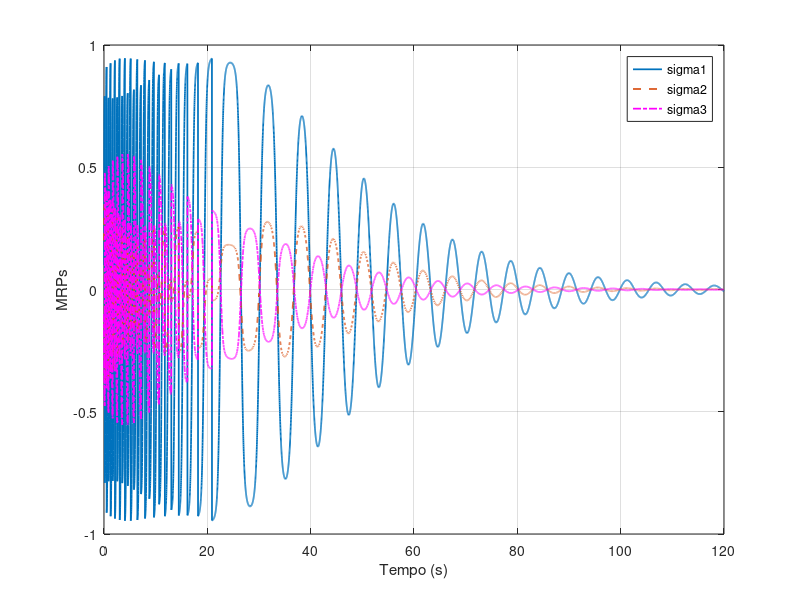

MATLAB code to generate this figure:
%% Axis Attitude Control with MRPs

clc
clear all

%% Integration parameters
tf = 120;
h = 0.01;
t = 0:h:tf;
N = length(t);

%% Initial states

I = [100 0 0; 0 75 0; 0 0 80]; % kg*m^2
sigmaBN = [0.1, 0.2, -0.1]';
omegaBN = deg2rad([30, 10, -20]'); 
omegaRN = [0 0 0]'; % Reference is zero

delOmega = omegaBN - omegaRN;

K = 5; %Nm
P = 10 * eye(3); %Nms
L = [0 0 0]';

sigma = zeros(N,3);
omega = zeros(N,3);

% Initialization

sigma(1,:) = sigmaBN';
omega(1,:) = delOmega';

% Function: sigmaDot = 0.25 * B * omega
B = @(sigma) 0.25 * ((1 - sigma' * sigma) * I + ...
    2*[0, -sigma(3), sigma(2);
    sigma(3), 0, -sigma(1);
    -sigma(2), sigma(1), 0] + 2 * sigma * sigma');

omegaDot = @(sigma, omega) inv(I) * (-K*sigma - P*omega);

%% Integration
for k = 1:N-1
   
    sigmak = sigma(k,:)' + h * B(sigma(k,:)') * omega(k,:)';
    omegak = omega(k,:)' + h * omegaDot(sigmak, omega(k,:)');
    
    % Check the necessity for shadow set
    b = sigmak'*sigmak;
    if b >= 1
        sigmak = -sigmak/b;
    end
   
    sigma(k+1,:) = sigmak';
    omega(k+1,:) = omegak';
end

% Norm at 30 s.
R = norm(sigma(3002,:))


figure

plot(t,sigma(:,1),'-','LineWidth',1.25);
hold on
plot(t,sigma(:,2),'--','LineWidth',1.25);
plot(t,sigma(:,3),'-.m','LineWidth',1.25);
hold off
legend('sigma1','sigma2', 'sigma3');
xlabel('Tempo (s)');
ylabel('MRPs');
grid;